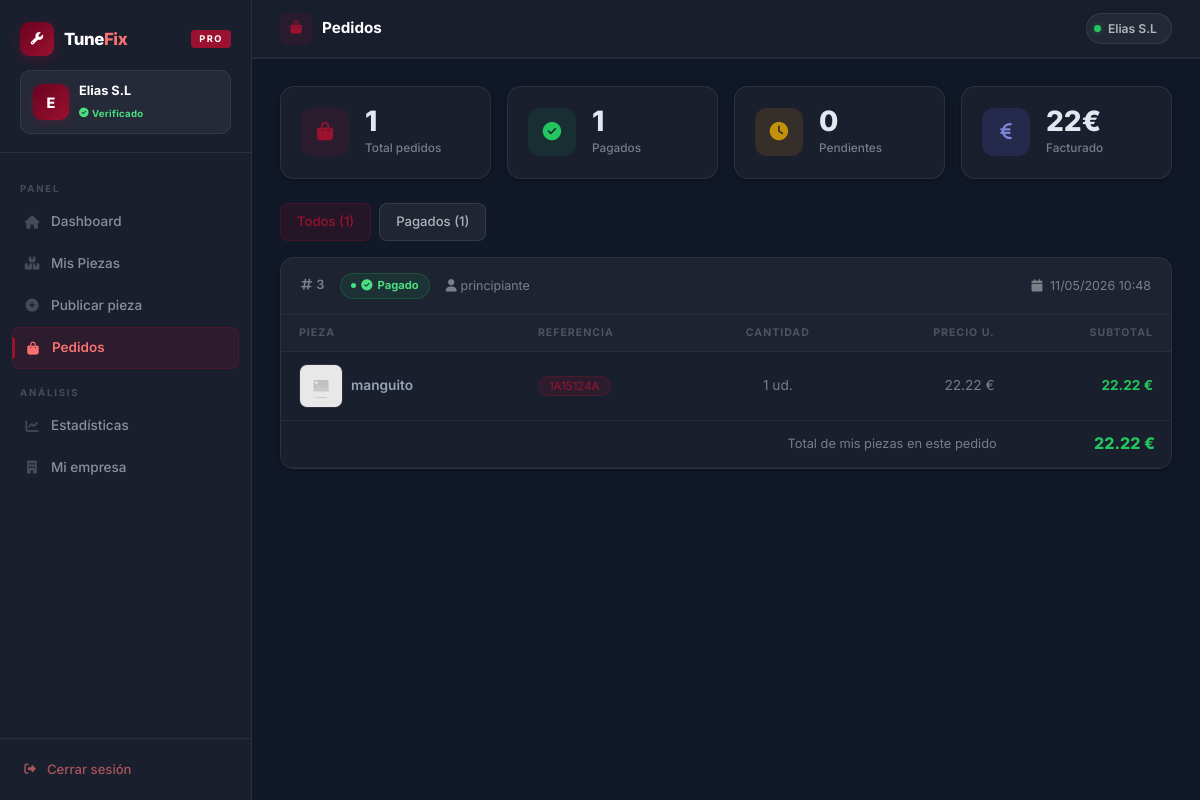
Page /proveedor.php?page=pedidos (signed in) on the committed database.
### tables this page shows
CREATE TABLE `pedido_item` (
  `id` int(11) NOT NULL,
  `pedido_id` int(11) NOT NULL,
  `pieza_id` int(11) NOT NULL,
  `cantidad` int(11) NOT NULL,
  `precio_u` decimal(10,2) NOT NULL
);

CREATE TABLE `pedido` (
  `id` int(11) NOT NULL,
  `usuario_id` int(11) NOT NULL,
  `stripe_session_id` varchar(200) NOT NULL,
  `total` decimal(10,2) NOT NULL,
  `estado` enum('pendiente','pagado','cancelado') DEFAULT 'pendiente',
  `created_at` timestamp NOT NULL DEFAULT current_timestamp()
);

CREATE TABLE `usuario` (
  `id` int(11) NOT NULL,
  `nombre` varchar(100) NOT NULL,
  `email` varchar(150) NOT NULL,
  `contrasenia` varchar(255) NOT NULL,
  `rol` enum('principiante','entusiasta','profesional') NOT NULL DEFAULT 'principiante',
  `token_verificacion` varchar(64) DEFAULT NULL,
  `email_verificado` tinyint(1) NOT NULL DEFAULT 1
);

CREATE TABLE `pieza` (
  `id` int(11) NOT NULL,
  `referencia` varchar(50) NOT NULL,
  `nombre` varchar(100) NOT NULL,
  `descripcion` text DEFAULT NULL,
  `imagen` varchar(255) NOT NULL,
  `url` varchar(255) DEFAULT NULL,
  `proveedor_id` int(11) DEFAULT NULL,
  `categoria` varchar(100) DEFAULT NULL,
  `estado_pieza` enum('nueva','usada_buena','usada_desgaste') DEFAULT 'nueva',
  `precio` decimal(10,2) DEFAULT 0.00,
  `stock` int(11) DEFAULT 0,
  `garantia` varchar(50) DEFAULT 'Sin garantía',
  `activa` tinyint(1) DEFAULT 1,
  `created_at` timestamp NOT NULL DEFAULT current_timestamp(),
  `subido_por` int(11) DEFAULT NULL
);

### controllers/ProveedorController.php (called while the page is built, shortened)
<?php
require_once __DIR__ . '/../models/ProveedorModel.php';
class ProveedorController
{
    private ProveedorModel $model;
    public function __construct()
    {
        $this->model      = new ProveedorModel();
    }
    private function proveedorId(): int
    {
        return (int)$_SESSION['proveedor_id'];
    }
    public function pedidos(): void
    {
        $resumen   = $this->model->getResumenPedidos($this->proveedorId());
        $lineas    = $this->model->getPedidos($this->proveedorId());
        $pedidos = [];
        foreach ($lineas as $linea) {
            $pid = $linea['pedido_id'];
            if (!isset($pedidos[$pid])) {
                $pedidos[$pid] = [
                    'pedido_id' => $pid,
                    'fecha'     => $linea['fecha'],
                    'estado'    => $linea['estado'],
                    'comprador' => $linea['comprador'],
                    'items'     => [],
                    'subtotal'  => 0,
                ];
            }
            $pedidos[$pid]['items'][]   = $linea;
            $pedidos[$pid]['subtotal'] += (float) $linea['subtotal'];
        }
        $data = compact('proveedor', 'resumen', 'pedidos');
        $this->render('pedidos', $data);
    }
    private function render(string $vistaName, array $data = []): void
    {
        require __DIR__ . '/../views/proveedor/layout.php';
    }
}

### config/Database.php (called while the page is built)
<?php
class Database
{
    private static ?PDO $instance = null;
    private static string $host = 'localhost';
    private static string $dbname = 'tunefix';
    private static string $username = 'root';
    private static string $password = '';
    public static function getConnection(): PDO
    {
        if (self::$instance === null) {
            try {
                self::$instance = new PDO(
                    "mysql:host=" . self::$host . ";dbname=" . self::$dbname . ";charset=utf8mb4",
                    self::$username,
                    self::$password
                );
                self::$instance->setAttribute(PDO::ATTR_ERRMODE, PDO::ERRMODE_EXCEPTION);
                self::$instance->setAttribute(PDO::ATTR_DEFAULT_FETCH_MODE, PDO::FETCH_ASSOC);
            } catch (PDOException $e) {
                die("Error de conexión a la base de datos: " . $e->getMessage());
            }
        }
        return self::$instance;
    }
}

### models/ProveedorModel.php (called while the page is built, shortened)
<?php
require_once __DIR__ . '/../config/Database.php';
class ProveedorModel
{
    private \PDO $pdo;
    public function __construct()
    {
        $this->pdo = Database::getConnection();
    }
    public function getPedidos(int $proveedorId): array
    {
        $filtro = "
            (p.proveedor_id = :pid
             OR p.subido_por IN (
                 SELECT u.id FROM usuario u
                 INNER JOIN proveedores pv ON pv.email COLLATE utf8mb4_general_ci = u.email
                 WHERE pv.id = :pid2
             ))
        ";
        $stmt = $this->pdo->prepare("
            SELECT
                ped.id           AS pedido_id,
                ped.created_at   AS fecha,
                ped.estado,
                u.nombre         AS comprador,
                p.id             AS pieza_id,
                p.nombre         AS pieza_nombre,
                p.referencia     AS pieza_ref,
                p.imagen         AS pieza_imagen,
                pi.cantidad,
                pi.precio_u,
                (pi.cantidad * pi.precio_u) AS subtotal
            FROM pedido_item pi
            JOIN pieza  p   ON p.id   = pi.pieza_id
            JOIN pedido ped ON ped.id = pi.pedido_id
            JOIN usuario u  ON u.id   = ped.usuario_id
            WHERE $filtro
            ORDER BY ped.created_at DESC, ped.id DESC
        ");
        $stmt->execute([':pid' => $proveedorId, ':pid2' => $proveedorId]);
        return $stmt->fetchAll(PDO::FETCH_ASSOC);
    }
    public function getResumenPedidos(int $proveedorId): array
    {
        $filtro = "
            (p.proveedor_id = :pid
             OR p.subido_por IN (
                 SELECT u.id FROM usuario u
                 INNER JOIN proveedores pv ON pv.email COLLATE utf8mb4_general_ci = u.email
                 WHERE pv.id = :pid2
             ))
        ";
        $params = [':pid' => $proveedorId, ':pid2' => $proveedorId];
        $base = "FROM pedido_item pi JOIN pieza p ON p.id = pi.pieza_id JOIN pedido ped ON ped.id = pi.pedido_id WHERE $filtro";
        $s = $this->pdo->prepare("SELECT COUNT(DISTINCT ped.id) $base"); $s->execute($params);
        $total = (int)$s->fetchColumn();
        $s = $this->pdo->prepare("SELECT COUNT(DISTINCT ped.id) $base AND ped.estado = 'pagado'"); $s->execute($params);
        $pagados = (int)$s->fetchColumn();
        $s = $this->pdo->prepare("SELECT COUNT(DISTINCT ped.id) $base AND ped.estado = 'pendiente'"); $s->execute($params);
        $pendientes = (int)$s->fetchColumn();
        $s = $this->pdo->prepare("SELECT COALESCE(SUM(pi.cantidad * pi.precio_u), 0) $base AND ped.estado = 'pagado'"); $s->execute($params);
        $facturado = (float)$s->fetchColumn();
        return [
            'total_pedidos'     => $total,
            'pedidos_pagados'   => $pagados,
            'pedidos_pendientes'=> $pendientes,
            'total_facturado'   => $facturado,
        ];
    }
}

### views/proveedor/pedidos.php (the view, shortened to what this page needs)
<div class="row g-3 mb-4">
  <div class="col-sm-6 col-xl-3">
    <div class="stat-card">
      <div class="stat-icon" style="background:var(--accent-dim);">
        <i class="fas fa-shopping-bag" style="color:var(--accent);"></i>
      </div>
      <div>
        <div class="stat-value"><?= (int)($resumen['total_pedidos'] ?? 0) ?></div>
        <div class="stat-label">Total pedidos</div>
      </div>
    </div>
  </div>
  <div class="col-sm-6 col-xl-3">
    <div class="stat-card">
      <div class="stat-icon" style="background:rgba(25,135,84,0.15);">
        <i class="fas fa-check-circle" style="color:#22c55e;"></i>
      </div>
      <div>
        <div class="stat-value"><?= (int)($resumen['pedidos_pagados'] ?? 0) ?></div>
        <div class="stat-label">Pagados</div>
      </div>
    </div>
  </div>
  <div class="col-sm-6 col-xl-3">
    <div class="stat-card">
      <div class="stat-icon" style="background:rgba(245,158,11,0.12);">
        <i class="fas fa-clock" style="color:#c4920a;"></i>
      </div>
      <div>
        <div class="stat-value"><?= (int)($resumen['pedidos_pendientes'] ?? 0) ?></div>
        <div class="stat-label">Pendientes</div>
      </div>
    </div>
  </div>
  <div class="col-sm-6 col-xl-3">
    <div class="stat-card">
      <div class="stat-icon" style="background:rgba(99,102,241,0.15);">
        <i class="fas fa-euro-sign" style="color:#7c87d8;"></i>
      </div>
      <div>
        <div class="stat-value"><?= number_format((float)($resumen['total_facturado'] ?? 0), 0, ',', '.') ?>€</div>
        <div class="stat-label">Facturado</div>
      </div>
    </div>
  </div>
</div>
<?php if (!empty($pedidos)): ?>
<div class="d-flex gap-2 flex-wrap mb-3">
  <button class="btn btn-sm btn-ghost estado-tab activo" onclick="filtrar('todos', this)">
    Todos (<?= count($pedidos) ?>)
  </button>
  <?php
    $conteos = ['pagado' => 0, 'pendiente' => 0, 'cancelado' => 0];
    foreach ($pedidos as $p) { if (isset($conteos[$p['estado']])) $conteos[$p['estado']]++; }
    $etiquetas = ['pagado' => 'Pagados', 'pendiente' => 'Pendientes', 'cancelado' => 'Cancelados'];
    foreach ($conteos as $est => $cnt):
      if ($cnt === 0) continue;
  ?>
  <button class="btn btn-sm btn-ghost estado-tab" onclick="filtrar('<?= $est ?>', this)">
    <?= $etiquetas[$est] ?> (<?= $cnt ?>)
  </button>
  <?php endforeach; ?>
</div>
<?php endif; ?>
<?php if (empty($pedidos)): ?>
  <div class="admin-card">
    <div class="text-center py-5">
      <i class="fas fa-inbox fa-3x mb-3" style="color:var(--text-faint);"></i>
      <p style="color:var(--text-muted);">Aún no hay pedidos de tus piezas.</p>
      <a href="proveedor.php?page=publicar-pieza" class="btn btn-red">
        <i class="fas fa-plus me-1"></i> Publicar una pieza
      </a>
    </div>
  </div>
<?php else: ?>
  <div id="lista-pedidos" style="display:flex;flex-direction:column;gap:12px;">
    <?php foreach ($pedidos as $pedido): ?>
      <?php
        $estadoClass = match($pedido['estado']) {
          'pagado'    => 'badge-activa',
          'pendiente' => 'badge-pausada',
          default     => 'badge-sinstock',
        };
        $estadoIcon = match($pedido['estado']) {
          'pagado'    => 'fa-check-circle',
          'pendiente' => 'fa-clock',
          default     => 'fa-times-circle',
        };
      ?>
      <div class="admin-card" data-estado="<?= $pedido['estado'] ?>">
        <div class="admin-card-header">
          <div class="d-flex align-items-center gap-3 flex-wrap">
            <span style="color:var(--text-muted);font-size:0.8rem;font-weight:600;">
              <i class="fas fa-hashtag me-1"></i><?= $pedido['pedido_id'] ?>
            </span>
            <span class="<?= $estadoClass ?>" style="display:inline-flex;align-items:center;gap:5px;">
              <i class="fas <?= $estadoIcon ?>"></i>
              <?= ucfirst($pedido['estado']) ?>
            </span>
            <span style="color:var(--text-muted);font-size:0.78rem;">
              <i class="fas fa-user me-1"></i><?= htmlspecialchars($pedido['comprador']) ?>
            </span>
          </div>
          <div style="color:var(--text-muted);font-size:0.78rem;">
            <i class="fas fa-calendar me-1"></i>
            <?= date('d/m/Y H:i', strtotime($pedido['fecha'])) ?>
          </div>
        </div>
        <table class="table table-prov mb-0">
          <thead>
            <tr>
              <th>Pieza</th>
              <th>Referencia</th>
              <th class="text-center">Cantidad</th>
              <th class="text-end">Precio u.</th>
              <th class="text-end">Subtotal</th>
            </tr>
          </thead>
          <tbody>
            <?php foreach ($pedido['items'] as $item):
              $noImg = 'public/img/no-image.svg';
              $img   = !empty($item['pieza_imagen']) ? $item['pieza_imagen'] : $noImg;
            ?>
            <tr>
              <td>
                <div class="d-flex align-items-center gap-2">
                  <img src="<?= htmlspecialchars($img) ?>"
                       class="pieza-thumb"
                       alt="<?= htmlspecialchars($item['pieza_nombre']) ?>"
                       onerror="this.onerror=null;this.src='<?= $noImg ?>'">
                  <span style="font-weight:600;color:var(--text);"><?= htmlspecialchars($item['pieza_nombre']) ?></span>
                </div>
              </td>
              <td>
                <span style="background:var(--accent-dim);border:1px solid var(--accent-glow);color:var(--accent);
                             border-radius:50px;padding:2px 10px;font-size:0.72rem;white-space:nowrap;">
                  <?= htmlspecialchars($item['pieza_ref']) ?>
                </span>
              </td>
              <td class="text-center" style="color:var(--text-muted);"><?= (int)$item['cantidad'] ?> ud.</td>
              <td class="text-end" style="color:var(--text-muted);"><?= number_format((float)$item['precio_u'], 2) ?> €</td>
              <td class="text-end" style="font-weight:700;color:#22c55e;">
                <?= number_format((float)$item['subtotal'], 2) ?> €
              </td>
            </tr>
            <?php endforeach; ?>
          </tbody>
          <tfoot>
            <tr>
              <td colspan="4" class="text-end" style="color:var(--text-muted);font-size:0.8rem;">
                Total de mis piezas en este pedido
              </td>
              <td class="text-end" style="font-weight:800;color:#22c55e;font-size:1rem;">
                <?= number_format((float)$pedido['subtotal'], 2) ?> €
              </td>
            </tr>
          </tfoot>
        </table>
      </div>
    <?php endforeach; ?>
  </div>
<?php endif; ?>

### rows in the picture
pedido_item: cantidad "1", pedido "3", pedido.estado "Pagado", usuario.nombre "principiante", pedido.created_at "11/05/2026 10:48", pieza.nombre "manguito", pieza.referencia "1A15124A", precio_u "22.22", subtotal "22.22"

### other values in the picture
$inicial "E"
$empresa "Elias S.L"
$label "Dashboard"
$label "Mis Piezas"
$label "Publicar pieza"
$label "Pedidos"
$label "Estadísticas"
$label "Mi empresa"
$pageLabel "Pedidos"
$resumen['pedidos_pendientes'] "0"
$resumen['total_facturado'] "22"
count($pedidos) "1"
$etiquetas[$est] "Pagados"
$cnt "1"
